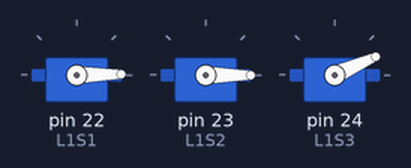
Recording of a sketch running on a simulated Arduino Mega 2560, built with avr-gcc and run on an emulated ATmega2560. Parts: 3 × servo. What the sketch prints to the serial monitor is not drawn.

Above: at 12.05 s.
At 12.5 s:
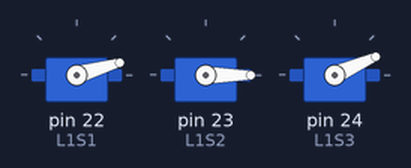
At 12.95 s:
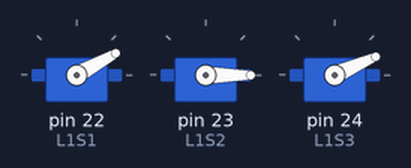
At 13.6 s:
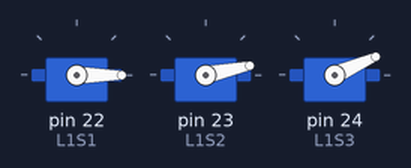
At 13.85 s:
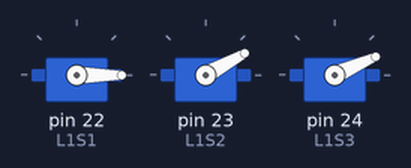
At 15.25 s:
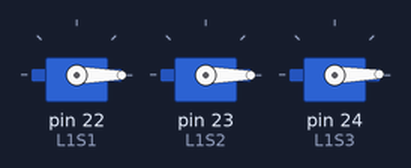
Timing chart, 0 to 19.5 s (numbered marks = the images above):
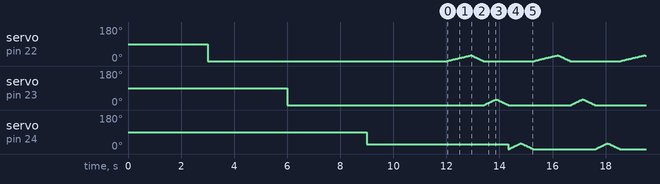

The sketch:

2-Test_the_servos_on_one_leg.ino
```cpp
/*L1S1 = Leg 1 servo 1

*/


#include <Servo.h>

Servo L1S1;
Servo L1S2;
Servo L1S3;


int pos = 0;    // variable to store the servo position

void setup() {
  Serial.begin(9600);

  L1S1.attach(22);
  L1S2.attach(23);
  L1S3.attach(24);

  delay(3000); //wait three seconds before zeroing the servos

  L1S1.write(0);
  Serial.println("Servo 1 - zeroed");
  delay(3000);
  L1S2.write(0);
  Serial.println("Servo 2 - zeroed");
  delay(3000);
  L1S3.write(24);
  Serial.println("Servo 3 - zeroed");
  delay(3000);
  Serial.println("All servos are zeroed");

}

void loop() {

  //Move leg one servo one

  for (pos = 0; pos <= 30; pos += 1) { // goes from 0 degrees to 30 degrees
    // in steps of 1 degree
    L1S1.write(pos);              // tell servo to go to position in variable 'pos'
    delay(30);                       // waits 15ms for the servo to reach the position
  }
  for (pos = 30; pos >= 0; pos -= 1) { // goes from 180 degrees to 0 degrees
    L1S1.write(pos);              // tell servo to go to position in variable 'pos'
    delay(15);                       // waits 15ms for the servo to reach the position
  }

  //Move leg one servo two

    for (pos = 0; pos <= 30; pos += 1) { // goes from 0 degrees to 30 degrees
    // in steps of 1 degree
    L1S2.write(pos);              // tell servo to go to position in variable 'pos'
    delay(15);                       // waits 15ms for the servo to reach the position
  }
  for (pos = 30; pos >= 0; pos -= 1) { // goes from 180 degrees to 0 degrees
    L1S2.write(pos);              // tell servo to go to position in variable 'pos'
    delay(15);                       // waits 15ms for the servo to reach the position
  }

    //Move leg one servo three

    for (pos = 0; pos <= 30; pos += 1) { // goes from 0 degrees to 30 degrees
    // in steps of 1 degree
    L1S3.write(pos);              // tell servo to go to position in variable 'pos'
    delay(15);                       // waits 15ms for the servo to reach the position
  }
  for (pos = 30; pos >= 0; pos -= 1) { // goes from 180 degrees to 0 degrees
    L1S3.write(pos);              // tell servo to go to position in variable 'pos'
    delay(15);                       // waits 15ms for the servo to reach the position
  }


}
```
